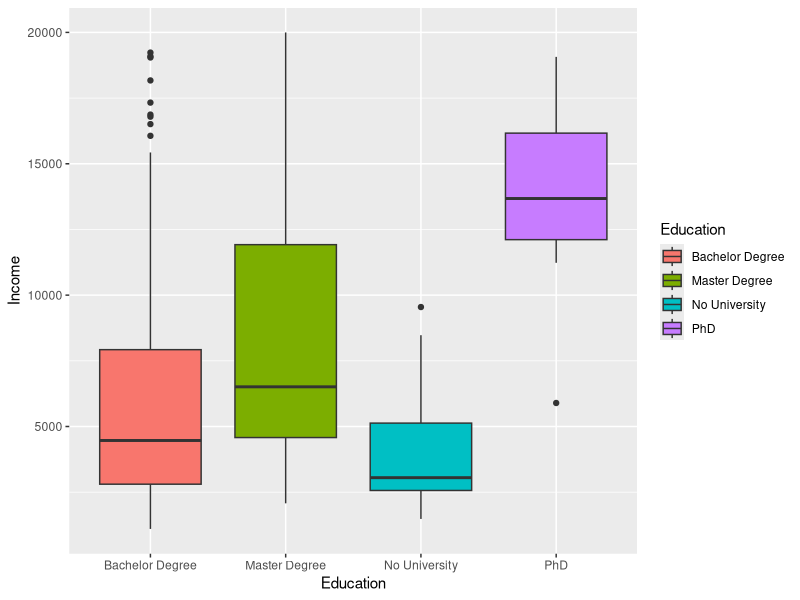
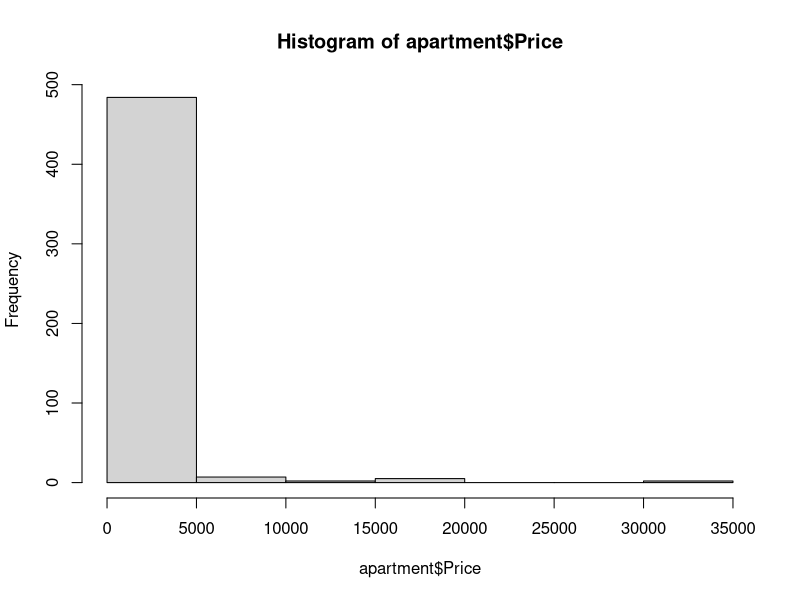

The R source for these figures, in order: (Note: this script raises an error after producing the figures.)
#store data
setwd("C:/Pasāda/Corvinus Data Science In Business/Semester 4 (year 2)/Statistical Modelling/Seminar/ExtraPractice")
library(readxl)
data <- read_excel("PracticeData89.xlsx", sheet="Income") 
str(data)

#1)Examine the nature of the relationship between income and education graphically.
library(ggplot2)
ggplot(data=data, aes(x=Education, y= Income, fill=Education))+
  geom_boxplot()

#2)Calculate and interpret the within-group standard deviation
#with respect to income and education.
#let us try variance ratio: how strong is the relationship
#use anova
#aov(Income~Education, data=data)
#within-group standard deviaton 
#not anova
#use helper table 
helper_table <- aggregate(Income ~ Education, data=data, FUN=sd) #result of income is within sd, not actual income
helper_table$frequency <- table(data$Education) #table count the occurance
helper_table

n <- nrow(data)

within_sd <- sqrt(sum(((helper_table$frequency-1)*helper_table$Income^2 )/ (n-1)))
within_sd
#a random person income(numerical) is expected to deviate from the mean
#of it's own education level(category) by 4221.903USD              

#3. Evaluate the strength of the relationship in both the sample and the population
# i can think of correlation, ANOVA, variance of ratio. I think is the variance of ratio
# SSB/SST 

aov(Income ~ Education, data=data)
SST <- 977654896 + 5311691402
SSB <- 977654896
vor <- SSB/SST *100
vor
#Education level can explain 15.5% of the income variance. 
#vor is between 10% and 50% so there is a moderate significant relationship between income and 
#educaiton level in the sample and popultion. 
#find the p-value
oneway.test(Income ~ Education, data=data, var.equal = FALSE)
#p-value is close to 0. We reject H0
#H0: relation is not significant in pop
#H1: relation is significant in pop

#4) Build a regression model using income as the dependent variable, with the number of
#trainings and work experience as explanatory variables. Assess the explanatory power
#of the model.

model1 <- lm(Income ~ Training + Experience , data=data)
summary(model1)
#44.5% of the variance of income can be explained by the number of trainings and work experience

#5)5. Interpret the intercept and the coefficient of experience.
#when training is 0 and experience is 0, the expected income would be $1479
#If the number of experience increase by 1 year, while training remains the same (ceteris paribus)
#then the expected income is expected to increase by $390.43

## Out of two employees with the same number of trainings completed in the past 5 years, the one with 1 extra year of
# work experience is expected to earn 390 USD more a month.

#6)Calculate and interpret the elasticity of the number of trainings at both the mean and
#median levels.
elasticity <- summary(model1)$coefficients[2,1]*mean(data$Training)/(summary(model1)$coefficients[1,1] + summary(model1)$coefficients[2,1]*mean(data$Training) + summary(model1)$coefficients[3,1]*mean(data$Experience)) 
elasticity
#The predicted income is expected to increase by 0.10% when a 1% increase of training at mean level and expeience is at the mean level too. 
summary(model1)$coefficients[2,1]
mean(data$Training)
# If for an employee the number of completed trainings increases by 1% compared to the mean value of 2.759,
# their income is expected to increase by 0.10%

e2 <- summary(model1)$coefficients[2,1]*median(data$Training)/(summary(model1)$coefficients[1,1] + summary(model1)$coefficients[2,1]*median(data$Training) + summary(model1)$coefficients[3,1]*median(data$Experience))
e2
median(data$Training)
#If for an employee completed training increased by 1% compared to the median value of 3,
#then the predicted income is expected to increase by 0.12%

#7) Which variables can be considered to have no effect in the population with 90%
#confidence? Justify your choice!
summary(model1)
#the training variable is condiered to have no effect in the popultion with 90% confidence due to
#to its high (10.19%) p-value. It means that we can reject HO: the effect of training is not significant 
#outside the sample. So fail to reject it. 

###########################################______-----------------------------------
#Apartment
#------------------------------------------------------------------------------------
apartment<- read_excel("PracticeData89.xlsx", sheet="Apartment") 
str(apartment)
apartment$AirCond <- as.factor(apartment$AirCond) #so no is 1, yes is 2

#Using quintiles, test whether apartment prices can be considered exponentially
#distributed at conventional significance levels based on the sample data. Clearly state
#the null and alternative hypotheses, perform the necessary calculations, check the
#conditions of the test, and provide a written conclusion. Pay attention to precise wording
#and justification.

#test of exponentially
#check with simple graph first
hist(apartment$Price)
#H0: The prices follows a expponential distribution
#H1: the prices do not follow a exponential distribution

lambda <- 1/mean(apartment$Price)

#create into bins
quintiles <- qexp(c(0, 0.2, 0.4, 0.6, 0.8, 1), rate=lambda)
quintiles

#put the data into bins
observed_freq <- table(cut(apartments$Price, breaks=quintiles))
observed_freq

#do chisq test
chisq_result <- chisq.test(observed_freq)
chisq_result

#p-value (right test)
p <- 1-pchisq(chisq_result$statistic, df=5-1-1)
p*100

#is the minimum of each bin having 5 observation met?
#chisq_result$expected
0.2*500#test assumption met

#conclusion: Reject Ho as p_value is almost 0. This means that the distribution of price is not
#a exponential distribution in the population. The variability of it in the sample
#is due to sampling error. 

#2)Test whether the distribution of the number of bathrooms is the same for apartments
#with and without air conditioning at conventional significance levels. Clearly state the
#null and alternative hypotheses, perform the necessary calculations, check the
#assumptions of the test (and if necessary, logically combine categories), and provide a
#written conclusion. Be careful with precise wording and justification.

#test of homogenity
#H0: bathroom distribution is the same for apartments with and without air conditioning
#H1: bathroom distribution is different for apartments with and without air conditioning

unique(apartment$AirCond)

crosstab <- table(apartment[, c("Bathrooms", "AirCond")])
crosstab
chisq.test(crosstab)
chisq.test(crosstab)$expected

# The expected frequencies in the contingency table under H0 are lower than 5 for apartments with 6 bathrooms.
# Merge them with apartments with 5 bathrooms
apartment$bathmerge <- ifelse(apartment$Bathrooms >= 5, "5+", apartment$Bathrooms)

crosstab <- table(apartment[, c("bathmerge", "AirCond")])
crosstab
chisq.test(crosstab)$expected
#now the expected is >5 which is good
chisq.test(crosstab)

# p-value = 0.3812 > 0.1 --> H0 can't be rejected on any common significance levels -->
# --> The distribution for the number of bathrooms is not significantly different for apartments with and
#     without air conditioning on any common significance levels

#3)Identify where and by how much the sample frequency deviates most from the expected
#frequencies under the assumption of identical number of bathrooms distributions.
crosstab - chisq.test(crosstab)$expected
#we have about 3.9 more apartment with 3 bathsroom with airconditioning than we expect to have 
#in case of completely identical bathroom distribution
#However, according to the result of Task 2 this difference is not significant. Because identical

#4)Construct a regression model in which apartment price is explained by area and number
#of bathrooms. Interpret the coefficient of area and its 99% confidence interval.
model2 <- lm(Price~Area+Bathrooms, data=apartment)
summary(model2)
ggplot(data=apartment, aes(x=Area, y=Price))+
  geom_point()+
  geom_smooth(method="lm")
# The apartment price is expected to increase by 36.35 thousand AED if area increases by 1 m^2 while
# the number of bathrooms remains the same.
confint(model2, level=0.99)
#This effect is expected to be between 33.15 and 39.54 thousand AED
#for unobserved apartments with 99% confidence


#5)Evaluate the explanatory power of the model for unobserved apartments. State the null
#and alternative hypotheses, perform the necessary calculations, and provide a written
#conclusion. Use precise terminology and justification

#H0: R^2 = 0
#H0: R^2 != 0

summary(model2)

#70.57% of the price variablility can be explained by the area and number of bathrooms. 
#p-value is close to 0 -> reject H0 at all significant level
#The model has significant positive explanatory power on all common significance level
#in the population of unobserved data

#6)Determine the direct, indirect, and total effect of the number of bathrooms. Interpret
#these values and their relationships in context.

#direct effect of bathrooms to price
coefficient_model2 <- summary(model2)$coefficients
coefficient_model2
bath_price <- coefficient_model2[3,1]
bath_price

#direct effect of bathrooms to area
model_area_baths <- lm(Area ~  Bathrooms, data=apartment)
summary(model_area_baths)
bath_area <- summary(model_area_baths)$coefficients[2,1]
bath_area

#effect of area to price
area_price <- coefficient_model2[2,1]

#indict bath to price
indirect_bath_price <- bath_area*area_price
indirect_bath_price 

#total effect
total <- bath_price + indirect_bath_price
total 

#direct:-665.1625. While area remains the same, and bathroom increase by 1, the 
#expected price of the apartment is expected to decrease by 665 AED thousand
#indirect: 1911.799. However, a extra bathroom is expected to increase the area,
#which would lead to a expected price increase of 1911 thousand AED.
#total: 1246.636. These 2 effect will result a expected increase of 1236 thousand AED when
#one extra bathroom is added. 
